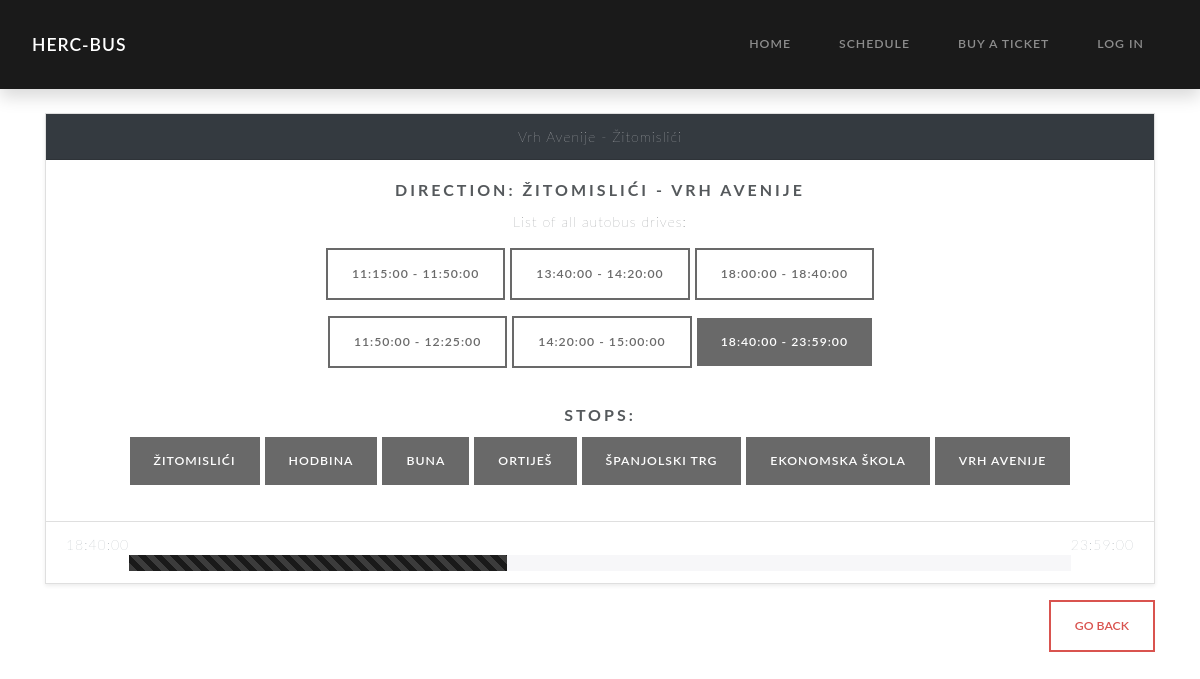
Page /index.php?controller=SingleLineSchedule&method=index&autobusLine=1 on the committed database.
### tables this page shows
CREATE TABLE `autobus_line` (
  `ID` int(11) NOT NULL,
  `start` varchar(50) NOT NULL,
  `stop` varchar(50) NOT NULL
);

CREATE TABLE `schedule` (
  `ID` int(11) NOT NULL,
  `start_time` time NOT NULL,
  `stop_time` time NOT NULL,
  `number_of_seats` int(11) NOT NULL DEFAULT 45,
  `direction` tinyint(1) NOT NULL DEFAULT 1,
  `autobus_line_id` int(11) NOT NULL
);

CREATE TABLE `stops_line` (
  `ID` int(11) NOT NULL,
  `position_order` int(11) NOT NULL,
  `stops_id` int(11) NOT NULL,
  `autobus_line_id` int(11) NOT NULL
);

CREATE TABLE `stops` (
  `ID` int(11) NOT NULL,
  `name` varchar(100) NOT NULL,
  `zone` int(11) NOT NULL DEFAULT 1,
  `position_x` float(10,6) NOT NULL,
  `position_y` float(10,6) NOT NULL
);

### controller/Database.php (called while the page is built, shortened)
<?php
    class Database {
        private $_connection;
        private function __construct (){
            $this->_connection = new PDO("mysql:host=". DB_HOST. ";dbname=". DB_DATABASE, DB_USER, DB_PASS);
            $this->_connection->setAttribute(
                PDO::ATTR_ERRMODE,
                PDO::ERRMODE_EXCEPTION
            );
        }
        public function getConnection(){
            return $this->_connection;
        }
    }
?>

### index.php (called while the page is built, shortened)
<?php require_once ("config/init.php");
$method = isset($_GET["method"]) ? $_GET["method"] : "index";
$object = new $controller();
$object->$method();

### model/AutobusLine.php (called while the page is built, shortened)
<?php
    class AutobusLine{
        private $_id;
        private $_start;
        private $_stop;
        private $_allLineStops;
        private $_scheduleForward;
        private $_scheduleBackward;
        public function __construct($start, $stop){
            $this->_start = $start;
            $this->_stop = $stop;
        }
        public function getId(){
            return $this->_id;
        }
        public function getStart(){
            return $this->_start;
        }
        public function getStop(){
            return $this->_stop;
        }
        public function getAllLineStops(){
            return $this->_allLineStops;
        }
        public function getScheduleForward(){
            return $this->_scheduleForward;
        }
        public function getScheduleBackward(){
            return $this->_scheduleBackward;
        }
        public function setId($id){
            $this->_id = $id;
        }
        public function setAllLineStops($stops){
            $this->_allLineStops = $stops;
        }
        public function setScheduleForward($sf){
            $this->_scheduleForward = $sf;
        }
        public function setScheduleBackward($sb){
            $this->_scheduleBackward = $sb;
        }
    }
?>

### controller/Schedule.php (called while the page is built, shortened)
<?php
    class Schedule extends Controller{
        public static function getAllStopsForASingleAutobusLine($autobusLineId){
            $query = self::$database_instance->getConnection()->prepare("SELECT s.name, sl.id
                                                                        FROM stops AS s
                                                                        INNER JOIN stops_line AS sl ON s.id = sl.stops_id
                                                                        WHERE sl.autobus_line_id = ?");
            $query->execute([$autobusLineId]);
            $stops = $query->fetchAll(PDO::FETCH_OBJ);
            return ($stops);
        }
        public static function getAllSchedulesForASingleAutobusLine($id, $direction){
            $query = self::$database_instance->getConnection()->prepare("SELECT *
                                                                        FROM schedule
                                                                        WHERE autobus_line_id = ? AND direction = ?
                                                                        ORDER BY start_time ASC");
            $query->execute([$id, $direction]);
            $schedule = $query->fetchAll(PDO::FETCH_OBJ);
            return ($schedule);
        }
    }
?>

### view/singleLineSchedule.php (the view, shortened to what this page needs)
<nav class="navbar navbar-expand-lg navbar-dark bg-primary shadow">
  <a class="navbar-brand ml-3" href="index.php?controller=Frontpage&method=index">Herc-Bus</a>
  <div class="collapse navbar-collapse" id="navbarColor01">
    <ul class="navbar-nav ml-auto">
      <li class="nav-item">
        <a class="nav-link" href="index.php?controller=Frontpage&method=index">Home</a>
      </li>
      <li class="nav-item">
        <a class="nav-link" href="index.php?controller=Schedule&method=index">Schedule</a>
      </li>
      <li class="nav-item">
        <a class="nav-link" href="index.php?controller=BuyTicket&method?index">Buy a Ticket</a>
      </li>
      <?php if(isset($_SESSION["id"])){ ?>
      <li class="nav-item dropdown">
        <a class="nav-link dropdown-toggle" href="#" id="navbarDropdownMenuLink" role="button" data-toggle="dropdown" aria-haspopup="true" aria-expanded="false"> <?php print($accountName); ?> </a>
        <div class="dropdown-menu" aria-labelledby="navbarDropdownMenuLink">
          <a class="dropdown-item" href="#">Profile</a>
          <a class="dropdown-item" href="#">Settings</a>
          <a class="dropdown-item" href="index.php?controller=Schedule&method=logout">Log out</a>
        </div>
      </li>
      <?php } else { ?>
      <li class="nav-item">
        <a class="nav-link" href="index.php?controller=Login&method=index">Log in</a>
      </li>
      <?php }; ?>
    </ul>
  </div>
</nav>
<div class="container">
  <div class="card text-center mt-4 shadow-sm" data-aos="fade-in" data-aos-duration="1000" data-aos-delay="400">
    <div class="card-header bg-dark text-white">
        <?php print($autobusLine->getStart(). " - ". $autobusLine->getStop());?>
    </div>
    <div class="card-body">
        <?php if(isset($autobusLine->startTime)) {?>
            <?php if($autobusLine->direction == 1){ ?>
                <h5 class="card-title">Direction: <?php print($autobusLine->getStart(). " - ". $autobusLine->getStop());?></h5>
            <?php } else { ?>
                <h5 class="card-title">Direction: <?php print($autobusLine->getStop(). " - ". $autobusLine->getStart());?></h5>
            <?php } ?>
        <p class="card-text">List of all autobus drives:</p>
        <?php foreach ($autobusLine->getScheduleForward() as $sf){ ?>
          <p class="btn <?php SingleLineSchedule::displayCorrectBtn($sf->start_time, $sf->stop_time); ?> disabled"><?php print($sf->start_time). " - ". ($sf->stop_time);?></p>
        <?php } ?>
          <br>
        <?php foreach ($autobusLine->getScheduleBackward() as $sb){ ?>
          <p class="btn <?php SingleLineSchedule::displayCorrectBtn($sb->start_time, $sb->stop_time); ?> disabled"><?php print($sb->start_time). " - ". ($sb->stop_time);?></p>
        <?php } ?>
        <br><br>
        <h5 class="card-title">Stops:</h5>
        <?php if($autobusLine->direction == 1){
          foreach ($autobusLine->GetAllLineStops() as $stop){?>
            <p class="btn btn-primary disabled"><?php print($stop->name);?></p>
          <?php } ?>
        <?php } else { ?>
          <?php foreach (array_reverse($autobusLine->GetAllLineStops()) as $stop){?>
            <p class="btn btn-primary disabled"><?php print($stop->name);?></p>
          <?php } ?>
        <?php } ?>
    </div>
    <div class="card-footer bg-white text-muted">
        <p class="text-muted float-left"><?php print($autobusLine->startTime); ?></p><p class="text-muted float-right"><?php print($autobusLine->stopTime); ?></p><br>
        <div class="progress">
            <div class="progress-bar progress-bar-striped progress-bar-animated" role="progressbar" aria-valuenow="" aria-valuemin="" aria-valuemax=""></div>
        </div>
        <?php } else {?>
            <h6 class="text-muted"><p class="countdown">Done for today.</p></h6>
        <?php } ?>
    </div>
</div>
<div class="float-right my-3" data-aos="fade-in" data-aos-duration="1000" data-aos-delay="400">
  <a href="index.php?controller=Schedule&method=index"><button class="btn btn-outline-danger">Go back</button></a>
</div>

### controller/SingleLineSchedule.php (shortened to what this page needs)
<?php
    class SingleLineSchedule extends Controller{
        public function index(){
            if(isset($_GET["autobusLine"])){
                if($autobusLine = self::getCurrentlyActiveDrive($_GET["autobusLine"])){
                    if ($autobusLine->nextDrive = self::getNextScheduledDrive($_GET["autobusLine"])){}
                    if(isset($_SESSION["id"])){
                        Login::check_login();
                        $this->load("headerAndFooterMain/header", "view");
                        $this->load("singleLineSchedule", "view", array("accountName" => Login::$account->getAccountName(), "autobusLine" => $autobusLine));
                        $this->load("headerAndFooterMain/footer", "view");
                        die();
                    } else {
                        $this->load("headerAndFooterMain/header", "view");
                        $this->load("singleLineSchedule", "view", array("autobusLine" => $autobusLine));
                        $this->load("headerAndFooterMain/footer", "view");
                        die();
                    }
                }
            }
        }
        public static function getCurrentlyActiveDrive($autobusLineId){
            $query = self::$database_instance->getConnection()->prepare("SELECT *
                                                                        FROM autobus_line
                                                                        WHERE id = ?");
            $query->execute([$autobusLineId]);
            $result = $query->fetch(PDO::FETCH_OBJ);
            if(!empty($result)){
                $autobusLine = new AutobusLine($result->start, $result->stop);
                $autobusLine->setId($result->ID);
                $autobusLine->setAllLineStops(Schedule::getAllStopsForASingleAutobusLine($autobusLine->getId()));
                $autobusLine->setScheduleForward(Schedule::getAllSchedulesForASingleAutobusLine($autobusLine->getId(), 1));
                $autobusLine->setScheduleBackward(Schedule::getAllSchedulesForASingleAutobusLine($autobusLine->getId(), 0));
                return $autobusLine;
            } else {
                return false;
            }
        }
        public static function getNextScheduledDrive($autobusLineId){
            $timeNow = date( "H:i:s", time());
            $query = self::$database_instance->getConnection()->prepare("SELECT start_time
                                                                    FROM schedule
                                                                    WHERE autobus_line_id = ? AND start_time > ?
                                                                    ORDER BY start_time ASC
                                                                    LIMIT 1");
            $query->execute([$autobusLineId, $timeNow]);
            $schedule = $query->fetch(PDO::FETCH_OBJ);
            if(empty($schedule)){
                return false;
            } else {
                $date = date("Y-m-d");
                $dateWithTime = date( "Y-m-d H:i:s", strtotime("$date $schedule->start_time"));
                return ($dateWithTime);
            }
        }
        public static function displayCorrectBtn($start, $stop){
            $timeNow = date("H:i:s");
            if($start < $timeNow && $stop > $timeNow){
                print("btn-primary");
            } else {
                print("btn-outline-primary");
            }
        }
        public static function checkIfDriveIsActive($autobusLine, $schedule, $direction){
            $timeNow = date( "H:i:s", time());
            foreach ($schedule as $s){
                if($s->start_time < $timeNow && $s->stop_time > $timeNow){
                    $autobusLine->startTime = $s->start_time;
                    $autobusLine->stopTime = $s->stop_time;
                    $autobusLine->direction = $direction;
                    break;
                }
            }
            return $autobusLine;
        }
    }
?>

### controller/Controller.php (shortened to what this page needs)
<?php
class Controller {
    protected function load ($name, $type = "view", $data = array()){
        if ($type == "view") {
            extract($data);
            include("view/$name.php");
        } else {
            include("model/$name.php");
        }
    }
}

### view/headerAndFooterMain/header.php (shortened to what this page needs)
<!DOCTYPE html>
<html>
<head>
    <link rel="stylesheet" href="asts/bootstrap/bootstrap.min.css">
    <link rel="stylesheet" href="asts/css/frontpage_style.css">
    <link rel="stylesheet" href="https://unpkg.com/aos@next/dist/aos.css" />
</head>
<body>

### view/headerAndFooterMain/footer.php (shortened to what this page needs)
    </body>
</html>

### asts/css/frontpage_style.css (style rules this page uses)
body { font-family: 'Lato', 'Helvetica Neue', Helvetica, Arial, sans-serif; }
h1, h2, h3, h4, h5, h6 { font-family: 'Lato', 'Helvetica Neue', Helvetica, Arial, sans-serif; font-weight: 700; }

### rows in the picture
autobus_line: start "Vrh Avenije", stop "Žitomislići", stop "ŽITOMISLIĆI", start "VRH AVENIJE"
schedule: start_time "11:15:00", stop_time "11:50:00"
schedule: start_time "13:40:00", stop_time "14:20:00"
schedule: start_time "18:00:00", stop_time "18:40:00"
schedule: start_time "11:50:00", stop_time "12:25:00"
schedule: start_time "14:20:00", stop_time "15:00:00"
schedule: start_time "18:40:00", stop_time "23:59:00"
stops_line: stops.name "ŽITOMISLIĆI"
stops_line: stops.name "HODBINA"
stops_line: stops.name "BUNA"
stops_line: stops.name "ORTIJEŠ"
stops_line: stops.name "ŠPANJOLSKI TRG"
stops_line: stops.name "EKONOMSKA ŠKOLA"
stops_line: stops.name "VRH AVENIJE"
